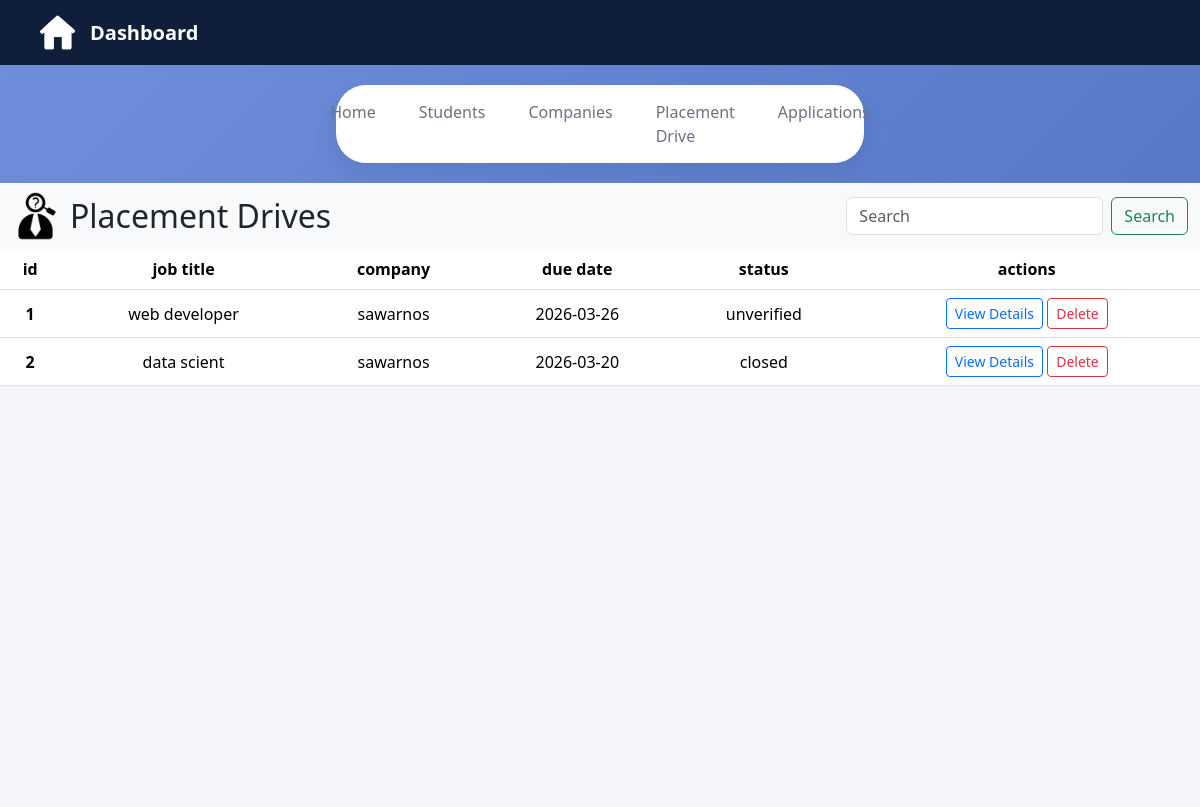
Page /admin-placement-drives on the committed database.
### application/model.py (models this page shows)
class PlacementDrive(db.Model):
    __tablename__ = "placementdrive"
    id = db.Column(db.Integer , primary_key = True)
    company_id = db.Column(db.Integer , db.ForeignKey('company.id') , nullable = False)
    job_title = db.Column(db.String(100), nullable=False)
    mode = db.Column(db.String(50), nullable=False)
    package = db.Column(db.Float, nullable=False)
    eligibility = db.Column(db.Text , nullable = False)
    description = db.Column(db.Text,  nullable = False)
    deadline = db.Column(db.Date , nullable = False)
    status = db.Column(db.String(50), nullable=False, default='Pending')
    drive_application = db.relationship('Applications' , backref = 'placementdrive' ,cascade = "all, delete-orphan")

class Company(db.Model):
    __tablename__ = "company"
    id = db.Column(db.Integer , primary_key = True)
    user_id = db.Column(db.Integer ,db.ForeignKey('user.id'),nullable = False)
    name = db.Column(db.String(50) , nullable = False)
    hr_contact = db.Column(db.String(150) , nullable = False , unique = True)
    website_link = db.Column(db.String(500) , nullable = False)
    field = db.Column(db.String(50) , nullable = False)
    status = db.Column(db.String(50) , nullable = False , default = "unverified")
    placement_drive = db.relationship('PlacementDrive' , backref = 'company' , cascade = 'all, delete-orphan')

### application/controllers.py (the view)
@app.route('/admin-placement-drives')
def admin_placement_drives():
    placement_drives = PlacementDrive.query.all()
    return render_template("/admin/placement-drive.html", placement_drives=placement_drives)

### templates/admin/placement-drive.html (shortened to what this page needs)
<!DOCTYPE html>
<html lang="en">
<head>
    <link href="https://cdn.jsdelivr.net/npm/bootstrap@5.3.8/dist/css/bootstrap.min.css" rel="stylesheet">
    <link rel="stylesheet" href="{{ url_for('static', filename='css/admin.css') }}">
</head>
<body>
    <div class="dashboard-nav">
        <div class="nav-left">
            <img src="/static/images/home-logo.png" alt="home">
            <span>Dashboard</span>
        </div>
    </div>
    <div class="page-tabs">
        <a href="/admin-dashboard">Home</a>
        <a href="/admin-students">Students</a>
        <a href="/admin-companies">Companies</a>
        <a href="/admin-placement-drives" class="active">Placement Drive</a>
        <a href="/admin-applications">Applications</a>
    </div>
    <div class="student-info">
        <nav class="navbar bg-body-tertiary">
            <div class="container-fluid d-flex justify-content-between align-items-center">
                <div class="d-flex align-items-center">
                    <img src="/static/images/placement.png" class="logos me-2" alt="">
                    <h2 class="mb-0">Placement Drives</h2>
                </div>
                <form class="d-flex" role="search" action="/admin-placements-search" method="get">
                    <input class="form-control me-2" type="search" placeholder="Search" aria-label="Search"
                        name="search">
                    <button class="btn btn-outline-success" type="submit">Search</button>
                </form>
            </div>
        </nav>
        <div class="applications-table">
            <table class="table table-hover">
                <thead>
                    <tr>
                        <th scope="col">id</th>
                        <th scope="col">job title</th>
                        <th scope="col">company</th>
                        <th scope="col">due date</th>
                        <th scope="col">status</th>
                        <th scope="col">actions</th>
                    </tr>
                </thead>
                <tbody>
                    {% for drive in placement_drives %}
                    <tr>
                        <th scope="row">{{ drive.id }}</th>
                        <td>{{ drive.job_title }}</td>
                        <td>{{ drive.company.name }}</td>
                        <td>{{ drive.deadline }}</td>
                        <td>{{ drive.status }}</td>
                        <td><a href="/admin-placement-drive-details/{{ drive.id }}" class="btn btn-sm btn-outline-primary">View Details</a>
                            <a href="/admin-delete-placement-drive/{{ drive.id }}" class="btn btn-sm btn-outline-danger">Delete</a>
                        </td>
                    </tr>
                    {% endfor %}
                </tbody>
            </table>
        </div>
    </div>
</body>
</html>

### static/css/admin.css (style rules this page uses)
:root { --bg-gradient-start: #6f8fdc; --bg-gradient-end: #4e6fbf; --nav-bg: #0f1e3a; --nav-text: #ffffff; --nav-active: #3b82f6; --card-bg: #f4f6fb; --card-white: #ffffff; --card-border: #e5e9f2; --text-primary: #1f2937; --text-secondary: #6b7280; --shadow-soft: 0 10px 25px rgba(0, 0, 0, 0.08); }
* { margin: 0; padding: 0; box-sizing: border-box; font-family: "Segoe UI", sans-serif; }
body { background: linear-gradient(135deg, var(--bg-gradient-start), var(--bg-gradient-end)); min-height: 100vh; }
.dashboard-nav { background-color: var(--nav-bg); padding: 15px 40px; }
.nav-left { display: flex; align-items: center; gap: 15px; }
.nav-left img { width: 35px; height: 35px; }
.nav-left span { color: var(--nav-text); font-size: 20px; font-weight: 630; }
.page-tabs { background: var(--card-white); margin: 20px auto; width: 44%; border-radius: 30px; padding: 15px 30px; display: flex; justify-content: center; gap: 43px; box-shadow: var(--shadow-soft); }
.page-tabs a { text-decoration: none; color: var(--text-secondary); font-weight: 500; }
.table th, .table td { text-align: center; vertical-align: middle; }
.table { margin-bottom: 0; }
.table thead th { position: sticky; background-color: var(--card-white); }
.student-info { width: 100%; min-height: 78vh; background-color: var(--card-bg); }
.logos { width: 50px; height: 50px; }

### rows in the picture
PlacementDrive: id "1", job_title "web developer", company.name "sawarnos", deadline "2026-03-26", status "unverified"
PlacementDrive: id "2", job_title "data scient", company.name "sawarnos", deadline "2026-03-20", status "closed"
